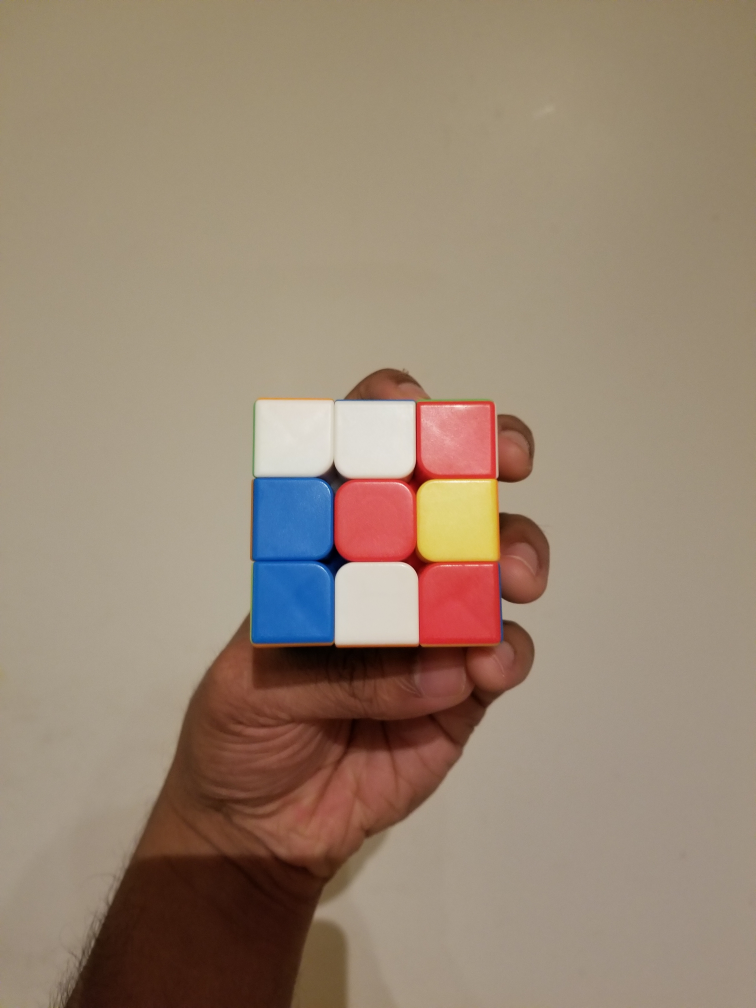
#> input picture test_images/back7t.jpg, 3024 x 4032 px, given in place of top7t.jpg, which was not available (shown at 1/4 size)
$ python rubiks_cube_project_with_hough.py
#> lines starting #> are read from the running program, lines starting #| are printed output that depends on the picture; after the words box and inside, x2 and y2 are one past the last pixel; in counts of white or black regions, pixels touching at a corner belong together; pictures that were not available may be replaced by others from this repository, and a replacement may not be noted
import cv2
import numpy as np
from matplotlib import pyplot as plt
from skimage import transform as tf
from scipy.cluster.vq import vq, kmeans, whiten
from rubik_solver import utils

# Define global strings for image reading
sides = ["top", "left", "front", "right", "back", "bottom"]
dataset = "7t"

# Set this global flag True to see intermediate plots
plot_intermediate_results = True

# Find the corners of the cube in the given image
# [25 lines left out: function get_corners_canny, not called in this run]

def get_corners_hough(img_name):
#> called with img_name = 'test_images/top7t.jpg'
    img = cv2.imread(img_name)
#> img is the input picture: shape (4032, 3024, 3); mean B, G, R 115.6, 134.4, 153.2
    gray = cv2.cvtColor(img,cv2.COLOR_BGR2GRAY)
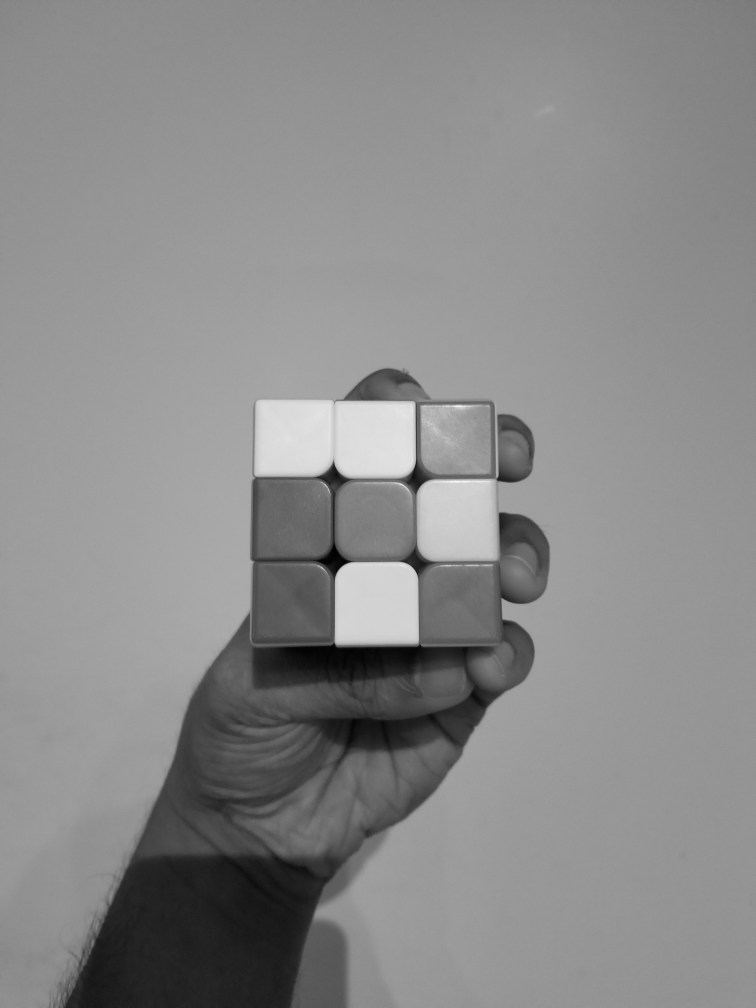
#> gray: shape (4032, 3024) (shown at 1/4 size); min 0, max 253, mean 137.9
    edges = cv2.Canny(gray, 50, 120, apertureSize = 3)
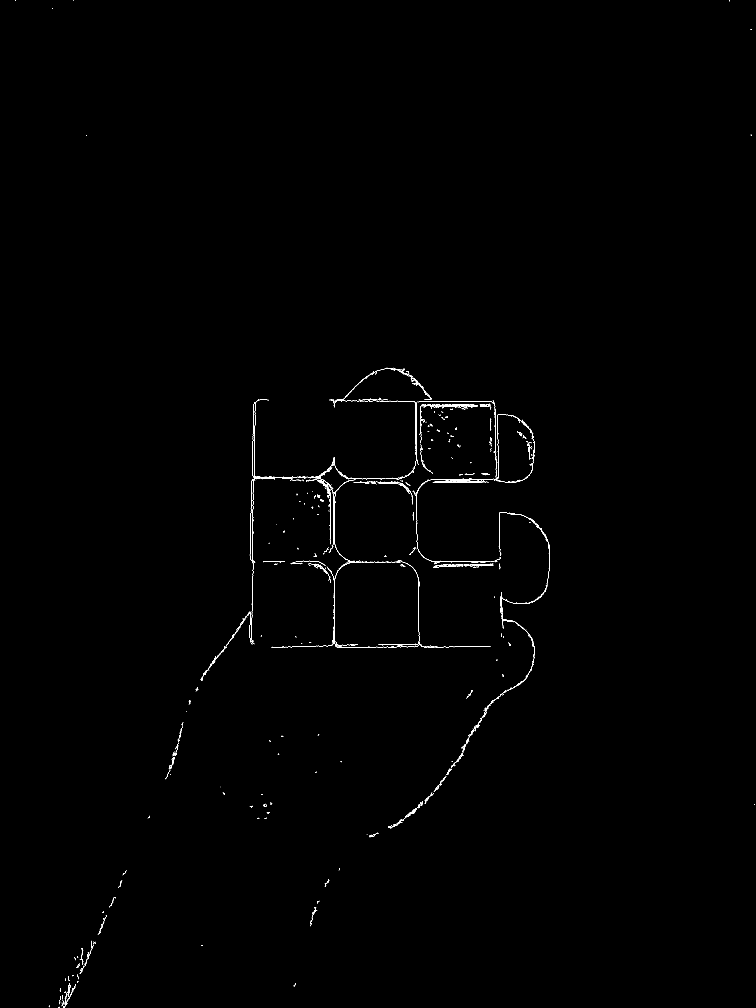
#> edges: shape (4032, 3024) (shown at 1/4 size); 0.22% white in thin lines or dots

    minLineLength = 100
    maxLineGap = 10
    lines = cv2.HoughLinesP(edges,1,np.pi/180,100,minLineLength,maxLineGap)
#> lines = 156 rows, first 6: [1666, 1771, 1666, 1657], [1664, 1819, 1664, 1843], [1017, 1859, 1017, 1844], [1591, 1604, 1650, 1604], [1715, 2588, 1728, 2588], [1905, 2245, 1924, 2245]

    def add_line_to_img(img, m, b):
        if m != np.inf:
            xl = 0
            xr = img.shape[1] - 1
            yl = int(m * xl + b)
            yr = int(m * xr + b)
        else:
            xl = xr = b
            yl = 0
            yr = img.shape[0] - 1

        cv2.line(img, (xl,yl), (xr,yr), (0,255,0), 2)

    def are_perp(m1, m2):
        if m1 != 0:
            eps = 0.02
            return (-1 / m1) - eps <= m2 <= (-1 / m1) + eps
        else:
            return m2 == np.inf

    def solve_for_intersections(m1, b1, m2, b2):
        if m1 == 0:
            return (b2, b1)
        elif m1 == np.inf:
            return (b1, b2)
        else:
            x = (b2 - b1) / (m1 - m2)
            y = m1 * x + b1
            return (x, y)

    def find_corners(corners):
        corners_x = [corner[0] for corner in corners]
        corners_y = [corner[1] for corner in corners]

        if corners == []:
            return [], []

        min_x = min(corners_x)
        max_x = max(corners_x)
        min_y = min(corners_y)
        max_y = max(corners_y)

        eps = 5
        min_x_corners = [corner for corner in corners if min_x + eps >= corner[0]]
        max_x_corners = [corner for corner in corners if max_x - eps <= corner[0]]
        min_y_corners = [corner for corner in corners if min_y + eps >= corner[1]]
        max_y_corners = [corner for corner in corners if max_y - eps <= corner[1]]

        top_left = min(min_x_corners, key = lambda corner: corner[1])
        top_right = max(min_y_corners, key = lambda corner: corner[0])
        bottom_left = min(max_y_corners, key = lambda corner: corner[0])
        bottom_right = max(max_x_corners, key = lambda corner: corner[1])

        x = [top_left[0], top_right[0], bottom_right[0], bottom_left[0]]
        y = [top_left[1], top_right[1], bottom_right[1], bottom_left[1]]
        return x, y

    # Store slope, y-intercept info for each detected line
    m_b_pairs = set()
    for line in lines:
        x1,y1,x2,y2 = line[0]
        if x1 != x2:
            slope = (y2 - y1) / (x2 - x1)
            b = -slope * x1 + y1
        else:
            slope = np.inf
            b = x1
        m_b_pairs.add((slope, b - (b % 4)))
        add_line_to_img(img, slope, b - (b % 4))
#> this loop made 156 passes
#> (x1, y1, x2, y2, slope, b, xl in add_line_to_img, xr in add_line_to_img) on passes 1 to 12: (1666, 1771, 1666, 1657, inf, 1666, 1664, 1664), (1664, 1819, 1664, 1843, inf, 1664, 1664, 1664), (1017, 1859, 1017, 1844, inf, 1017, 1016, 1016), (1591, 1604, 1650, 1604, 0, 1604, 0, 3023), (1715, 2588, 1728, 2588, 0, 2588, 0, 3023), (1905, 2245, 1924, 2245, 0, 2245, 0, 3023), (1471, 1914, 1501, 1914, 0, 1914, 0, 3023), (1675, 2474, 1676, 2532, 58, -94676, 0, 3023), (1431, 2248, 1446, 2248, 0, 2248, 0, 3023), (1814, 1929, 1828, 1929, 0, 1929, 0, 3023), (1552, 2588, 1586, 2588, 0, 2588, 0, 3023), (1998, 2110, 1998, 2150, inf, 1998, 1996, 1996)
#> (x1, y1, x2, y2, slope, b) on passes 61 to 66: (1663, 1700, 1663, 1728, inf, 1663), (1390, 2590, 1405, 2590, 0, 2590), (1038, 1599, 1069, 1599, 0, 1599), (1398, 1915, 1416, 1915, 0, 1915), (1785, 1925, 1806, 1925, 0, 1925), (1528, 1915, 1541, 1915, 0, 1915)
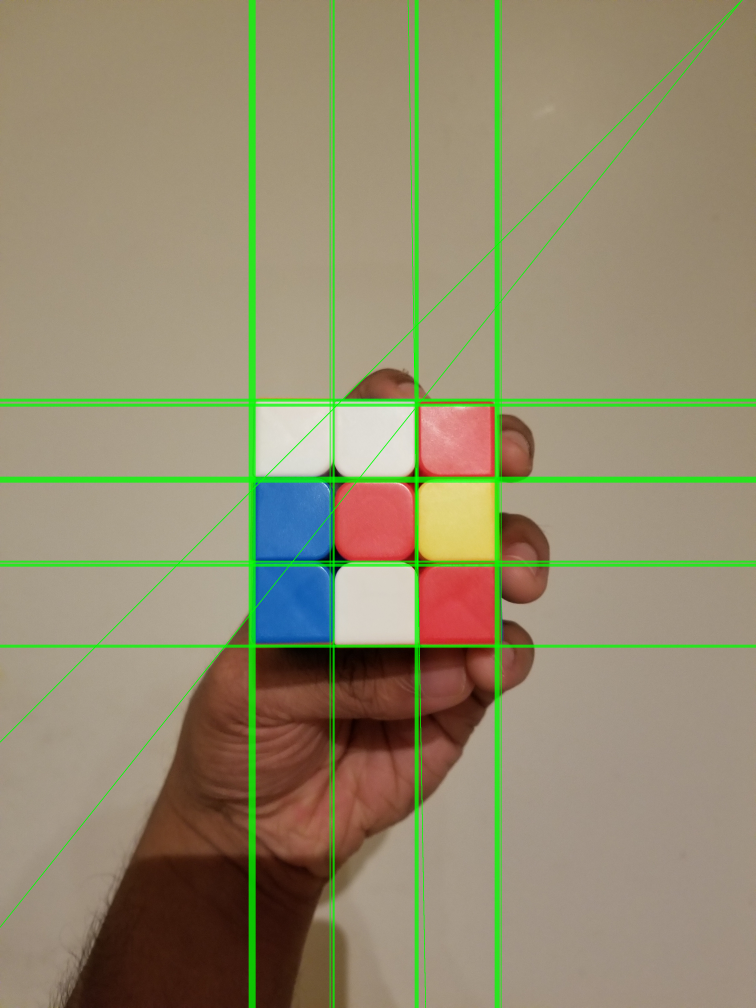
#> img: shape (4032, 3024, 3) (shown at 1/4 size); mean B, G, R 111.4, 139.1, 147.5

    m_b_pairs = list(m_b_pairs)

    # Find intersections for lines which intersect at least 4 others
    # perpendicularly
    corners = set()
    for i in range(len(m_b_pairs)):
        m1, b1 = m_b_pairs[i]
        perpendicular_lines = []
        for j in range(i, len(m_b_pairs)):
            m2, b2 = m_b_pairs[j]
            if are_perp(m1, m2):
                perpendicular_lines.append((m2, b2))

        if (len(perpendicular_lines) >= 3):
            for m2, b2 in perpendicular_lines:
                x, y = solve_for_intersections(m1, b1, m2, b2)
                corners.add((int(x), int(y)))
#> this loop made 43 passes

    x, y = find_corners(list(corners))
    if plot_intermediate_results:
        plt.figure()
        plt.imshow(cv2.cvtColor(img, cv2.COLOR_BGR2RGB))
        plt.plot(x + x[:1], y + y[:1], 'r')
        for corner in corners:
            plt.plot(corner[0], corner[1], 'r*')
#> this loop made 397 passes
#> corner on passes 1 to 3: (1020, 1624), (1992, 2580), (1016, 2584)
        plt.title("Hough " + img_name)
        plt.show()
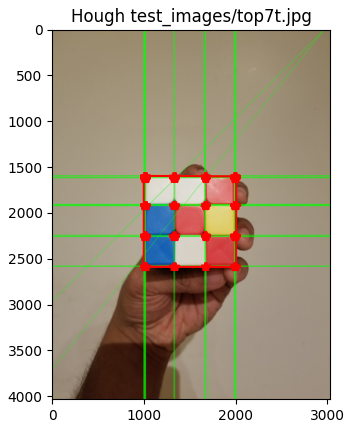
#> figure drawn by matplotlib, 1 panel

    return x, y

# Set up and compute the homography transformation

# 4 pixels per mm
f = 4
rubiks_mm = 57

# Dimensions of the face are 57 mm x 57 mm
x2 = [0, rubiks_mm*f, rubiks_mm*f, 0]
y2 = [0, 0, rubiks_mm*f, rubiks_mm*f]

def compute_homography(img_name, x, y):
#> called with img_name = 'test_images/top7t.jpg'
    img = cv2.cvtColor(cv2.imread(img_name), cv2.COLOR_BGR2RGB)

    src = np.vstack((y, x)).T
    dst = np.vstack((x2, y2)).T
    tform = tf.estimate_transform('projective', src, dst)

    return tf.warp(img, inverse_map=tform.inverse, output_shape=(rubiks_mm * f, rubiks_mm * f))
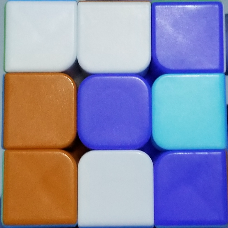
#> returned value: shape (228, 228, 3) float64; mean of channels 0, 1, 2 0.675, 0.555, 0.556; drawn as B, G, R

# Find the mean RGB color for each square
def get_face_colors(transformed_face):
    avg_sqr_colors = []
    for i in range(3):
        for j in range(3):
            top_left = (i, j)
            bottom_right = (i+1, j+1)
            block_colors = []
            for x in range(int(f * rubiks_mm * top_left[0]/3), int(f * rubiks_mm * bottom_right[0]/3)):
                for y in range(int(f * rubiks_mm * top_left[1]/3), int(f * rubiks_mm * bottom_right[1]/3)):
                    block_colors.append(transformed_face[y, x])
            avg_sqr_colors.append(255 * np.mean(block_colors, axis=0))

    return avg_sqr_colors

# Generate and plot the cube layout
# [81 lines left out: functions plot_cube_layout, print_solution_instructions, not called in this run]


# Find the average RGB value for each square on the cube
all_colors = []
for side in sides:
    img_name = "test_images/" + side + dataset + ".jpg"
    y, x = get_corners_hough(img_name)
    warped = compute_homography(img_name, x, y)
    all_colors += get_face_colors(warped)

    # Plot the transformed face
    if plot_intermediate_results:
        plt.figure()
        plt.imshow(warped)
        plt.plot(x2 + x2[:1], y2 + y2[:1], 'r-')
        plt.plot([19*f, 19*f], [1, 57*f], 'r-')
        plt.plot([38*f, 38*f], [1, 57*f], 'r-')
        plt.plot([1, 57*f], [19*f, 19*f], 'r-')
        plt.plot([1, 57*f], [38*f, 38*f], 'r-')
        plt.title("Transformed " + img_name)
        plt.show()
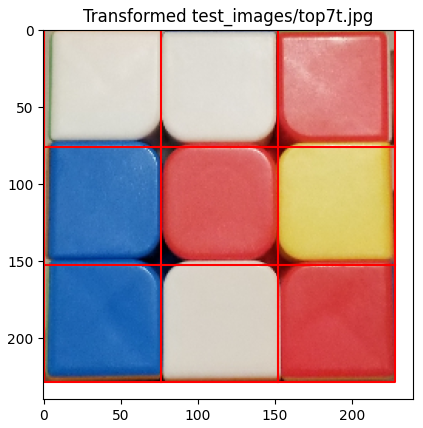
#> figure drawn by matplotlib, 1 panel
#> pass 2 of the loop `for side in sides:`:
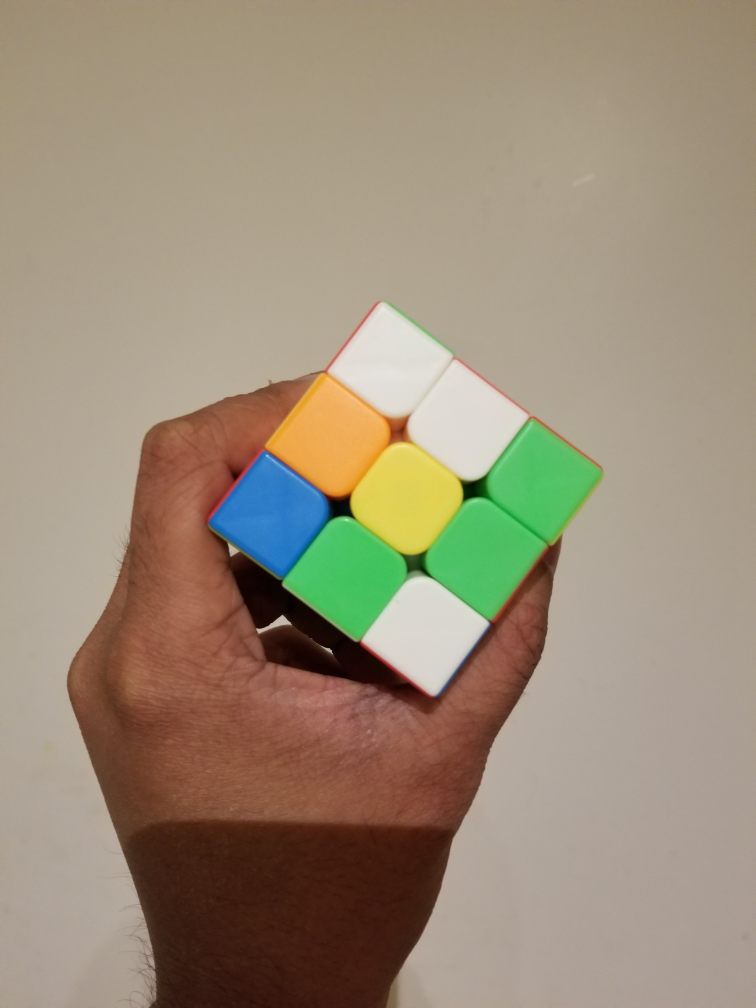
#> input picture test_images/left7t.jpg, 3024 x 4032 px (shown at 1/4 size)
#> in get_corners_hough, img is the input picture: shape (4032, 3024, 3); mean B, G, R 120, 141, 155.5
#> in get_corners_hough (call 2), `edges = cv2.Canny(gray, 50, 120, apertureSize = 3)`:
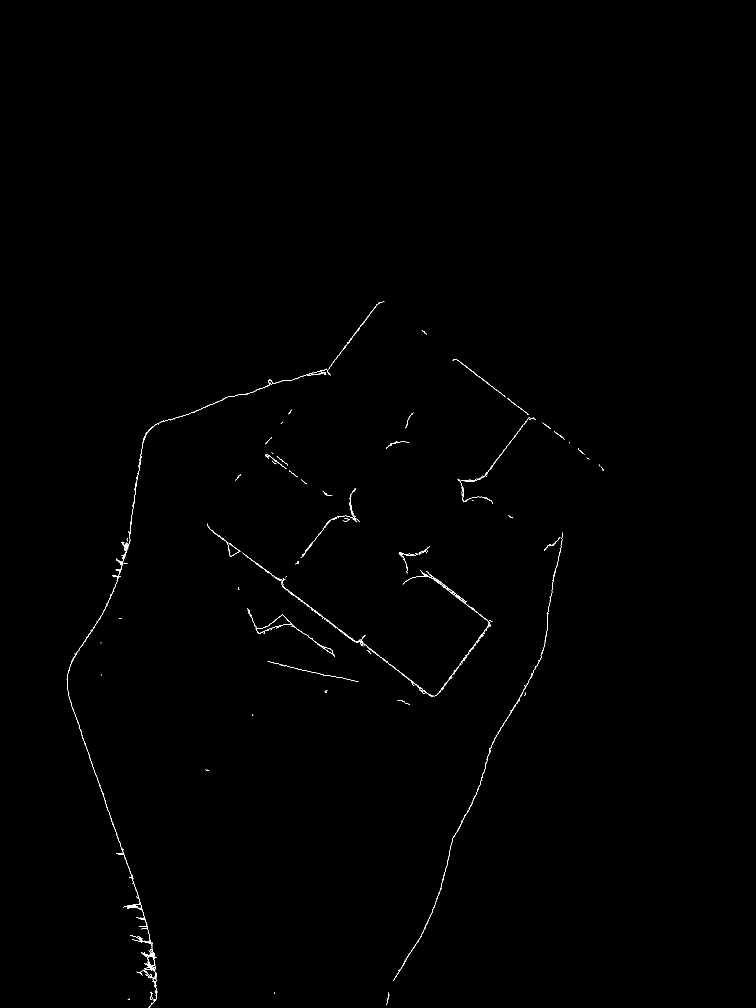
#> edges: shape (4032, 3024) (shown at 1/4 size); 0.16% white in thin lines or dots, all inside (x1, y1, x2, y2) = (267, 1207, 2414, 4032)
#> the loop in get_corners_hough (call 2), `for line in lines:` made 36 passes
#> line on passes 1 to 8: [[278, 2793, 283, 2809]], [[1831, 2391, 1844, 2401]], [[1134, 1866, 1145, 1875]], [[1104, 1844, 1115, 1852]], [[1511, 2620, 1521, 2628]], [[1559, 2657, 1572, 2667]], [[1891, 2437, 1904, 2447]], [[1260, 2443, 1271, 2452]]
#> the loop in get_corners_hough (call 2), `for i in range(len(m_b_pairs)):` made 32 passes
#> the loop in get_corners_hough (call 2), `for corner in corners:` made 25 passes
#> corner on passes 1 to 8: (1633, 2263), (1953, 2518), (1709, 2810), (1718, 2800), (1947, 2513), (1719, 2811), (1726, 2789), (1715, 2804)
#> `plt.show()`:
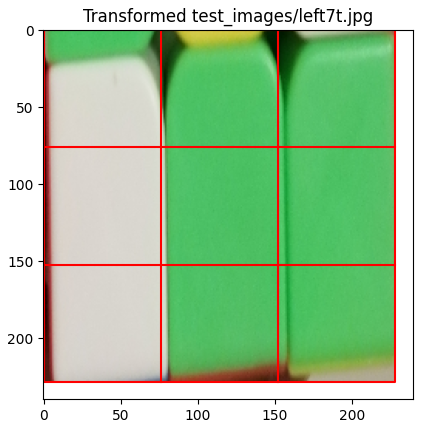
#> figure drawn by matplotlib, 1 panel
#> pass 3 of the loop `for side in sides:`:
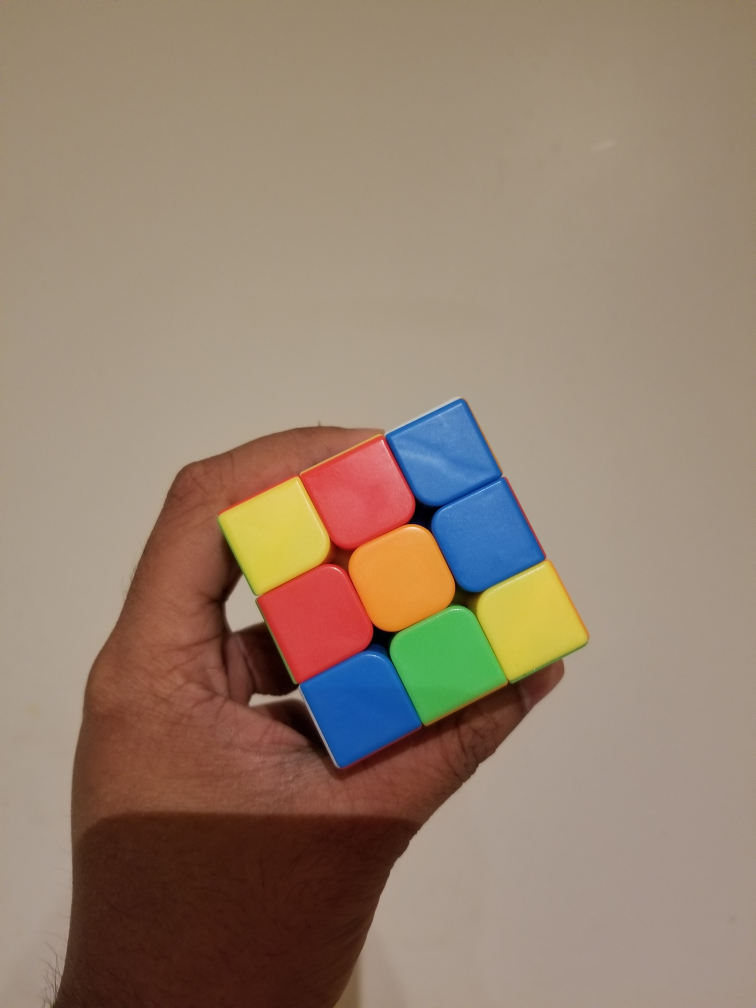
#> input picture test_images/front7t.jpg, 3024 x 4032 px (shown at 1/4 size)
#> in get_corners_hough, img is the input picture: shape (4032, 3024, 3); mean B, G, R 110.9, 129, 149.6
#> in get_corners_hough (call 3), `edges = cv2.Canny(gray, 50, 120, apertureSize = 3)`:
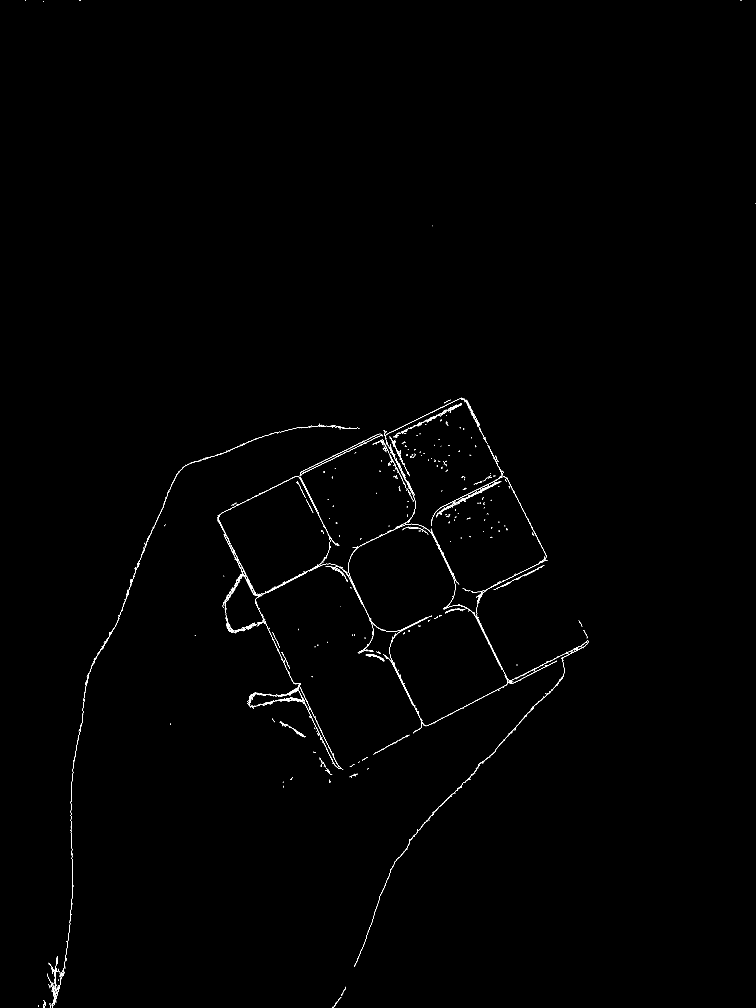
#> edges: shape (4032, 3024) (shown at 1/4 size); 0.28% white in thin lines or dots
#> the loop in get_corners_hough (call 3), `for line in lines:` made 147 passes
#> line on passes 1 to 8: [[1464, 1769, 1476, 1764]], [[1283, 1858, 1293, 1853]], [[1236, 2824, 1241, 2834]], [[1915, 2493, 1921, 2504]], [[1030, 1981, 1041, 1976]], [[1962, 2586, 1978, 2618]], [[1208, 2766, 1213, 2777]], [[1105, 2585, 1112, 2599]]
#> the loop in get_corners_hough (call 3), `for i in range(len(m_b_pairs)):` made 127 passes
#> the loop in get_corners_hough (call 3), `for corner in corners:` made 430 passes
#> corner on passes 1 to 3: (1701, 2907), (1168, 2700), (1181, 2737)
#> `plt.show()`:
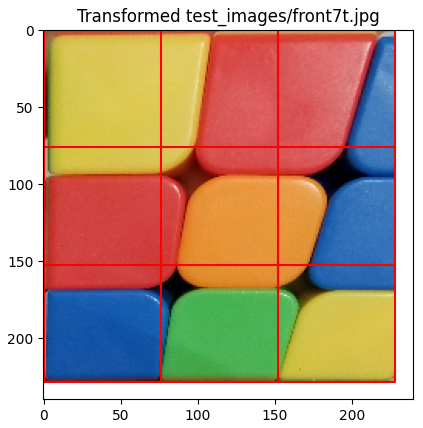
#> figure drawn by matplotlib, 1 panel
#> the loop made 6 passes; the first 3 are shown

# Performs k-means clustering on the RGB values and give them
# each one of k labels, where k = 6
#> (the run stopped early here; a loop or call above may not have finished)
